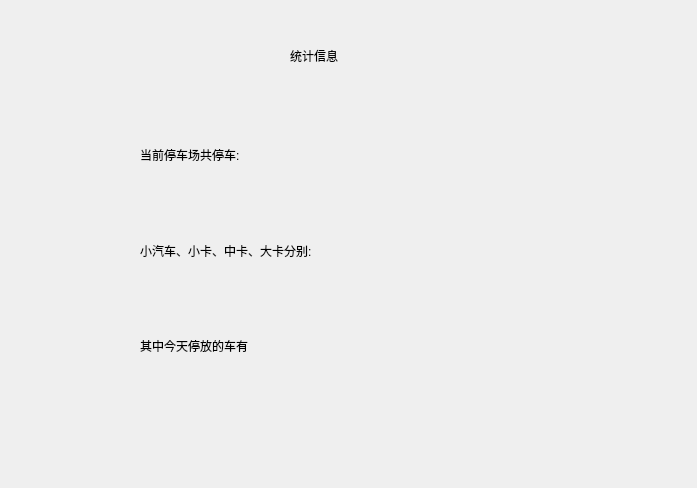
<?xml version="1.0" encoding="UTF-8"?>
<ui version="4.0">
 <class>countAll</class>
 <widget class="QWidget" name="countAll">
  <property name="geometry">
   <rect>
    <x>0</x>
    <y>0</y>
    <width>697</width>
    <height>488</height>
   </rect>
  </property>
  <property name="windowTitle">
   <string>Form</string>
  </property>
  <widget class="QWidget" name="gridLayoutWidget">
   <property name="geometry">
    <rect>
     <x>140</x>
     <y>110</y>
     <width>421</width>
     <height>281</height>
    </rect>
   </property>
   <layout class="QGridLayout" name="gridLayout">
    <item row="1" column="0">
     <widget class="QLabel" name="label_4">
      <property name="text">
       <string>小汽车、小卡、中卡、大卡分别:</string>
      </property>
     </widget>
    </item>
    <item row="0" column="1">
     <widget class="QLabel" name="carNum">
      <property name="text">
       <string/>
      </property>
     </widget>
    </item>
    <item row="1" column="1">
     <widget class="QLabel" name="sizeCar">
      <property name="text">
       <string/>
      </property>
     </widget>
    </item>
    <item row="0" column="0">
     <widget class="QLabel" name="label_3">
      <property name="text">
       <string>当前停车场共停车:</string>
      </property>
     </widget>
    </item>
    <item row="2" column="0">
     <widget class="QLabel" name="label_6">
      <property name="text">
       <string>其中今天停放的车有</string>
      </property>
     </widget>
    </item>
    <item row="2" column="1">
     <widget class="QLabel" name="todayCar">
      <property name="text">
       <string/>
      </property>
     </widget>
    </item>
   </layout>
  </widget>
  <widget class="QLabel" name="label">
   <property name="geometry">
    <rect>
     <x>290</x>
     <y>40</y>
     <width>111</width>
     <height>31</height>
    </rect>
   </property>
   <property name="styleSheet">
    <string notr="true">font: 14pt &quot;苹方 特粗&quot;;</string>
   </property>
   <property name="text">
    <string>统计信息</string>
   </property>
  </widget>
 </widget>
 <resources/>
 <connections/>
</ui>
